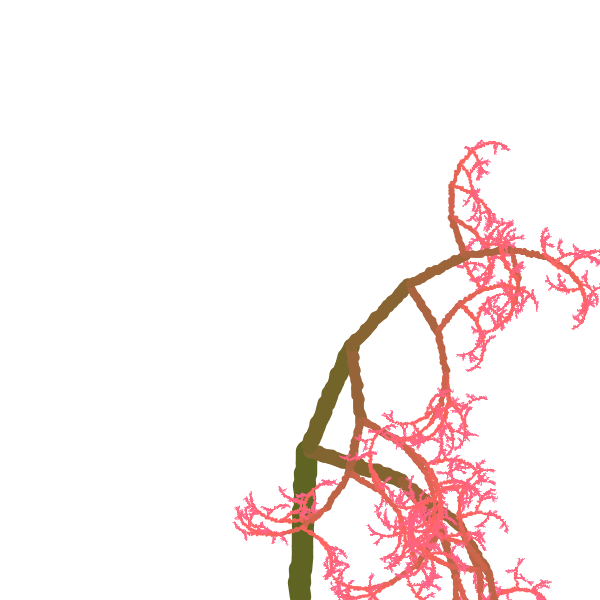
Frame 1 (no input)
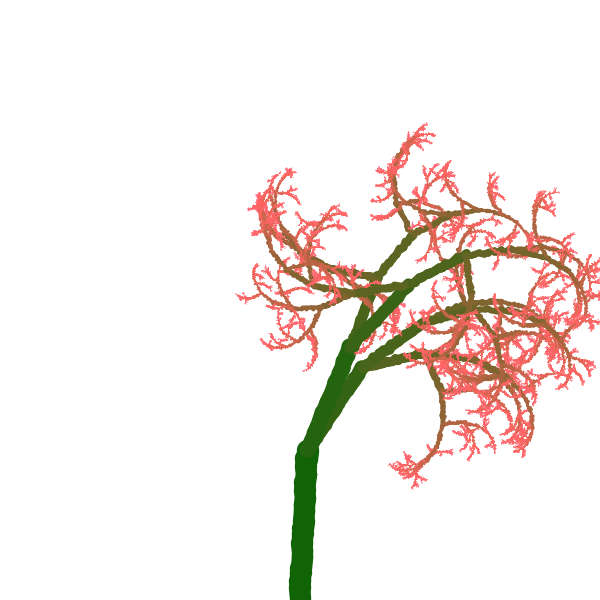
Frame 2 (the mouse pressed at the canvas centre, redrawn once)

The Processing sketch that drew these frames (run headless with seeded random() and noise(); the mouse was pressed at the canvas centre and the sketch redrawn once):

// Processing sketch: processing_96419
// ── processing_96419.pde

float theta;
float twistiness = random(3);
float nseed = random(10), amp = 80, smooth=.09;

void setup() {
  size(600,600);
  noLoop();
  theta = radians(20);
  smooth();
}

void draw()
{
  background(255);
  translate(width/2, height);
  rotate(0.05);
 
  branch(150,random(100));
}

void branch(float len, float leaves) {
  stroke(leaves,100 , leaves*noise(nseed));
  //line(0,0,1,-len);
 
  translate(0,-len);
  organicLine( 0, 0, 0.02, len, len/7, twistiness);

  if (len > 5) {

    pushMatrix();
    rotate(-theta * random(-20));
    branch(len*.655,leaves+35);
    popMatrix();

    pushMatrix();
    rotate(theta);
    branch(len*.75, leaves+20);
    popMatrix();
  }
}

void organicLine(float x1, float y1, float x2, float y2, float strokeW, float howTwisty)
{
  strokeCap(ROUND);
  strokeWeight(strokeW);
 
  float numSections = random(10, 20);
  
  float cx = x2-x1; // change in x
  float cy = y2-y1; // change in y
 
  float nx1 = x1;
  float ny1 = y1;

  for (int i = 0; i <= numSections; i++) {
    float nx2 = x1 + i/numSections * cx * 0.9;
    float ny2 = y1 + i/numSections * cy+ random(-2, 2);

    line(nx1, ny1, nx2, ny2);
    nx1 = nx2+ random(-2, 1);
    ny1 = ny2;
  }
}

void mouseClicked(){
  redraw();
}
